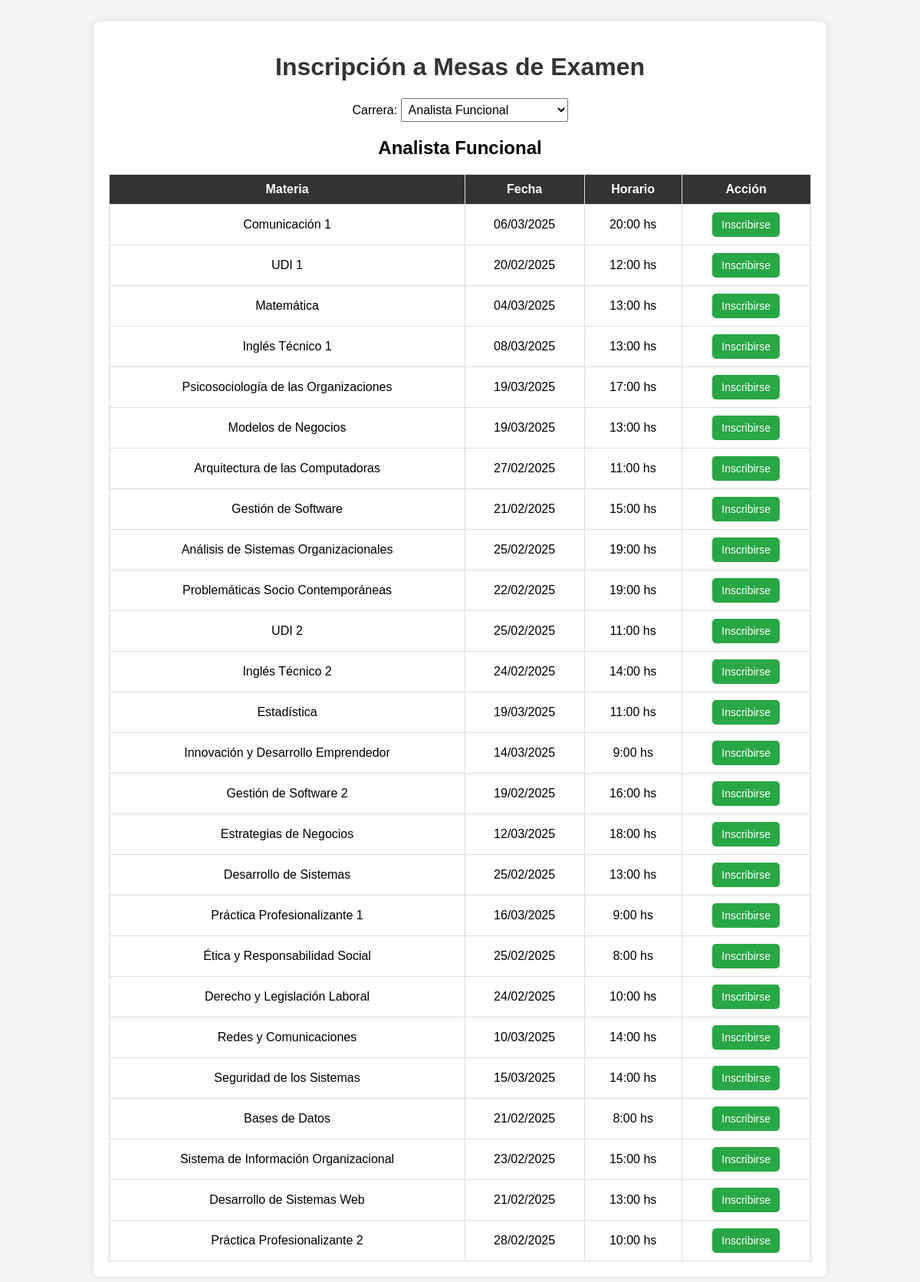
Page /inscripcionamesadeexamenes.php on the committed database.
### tables this page shows
CREATE TABLE Carreras (
    id INT AUTO_INCREMENT PRIMARY KEY,
    nombre VARCHAR(100) NOT NULL
);

CREATE TABLE Materias (
    id INT AUTO_INCREMENT PRIMARY KEY,
    carrera_id INT,
    nombre VARCHAR(100) NOT NULL,
    anio INT NOT NULL,
    FOREIGN KEY (carrera_id) REFERENCES Carreras(id)
);

### inscripcionamesadeexamenes.php (the view, shortened to what this page needs)
<?php
require_once './data_base/db_urquiza.php';
$carrera_id = isset($_GET['carrera_id']) ? $_GET['carrera_id'] : 1;
$sql = "SELECT nombre FROM carreras WHERE id = ?";
$stmt = $conexion->prepare($sql);
$stmt->execute([$carrera_id]);
$carrera = $stmt->fetch();
$sql = "SELECT * FROM materias WHERE carrera_id = ?";
$stmt = $conexion->prepare($sql);
$stmt->execute([$carrera_id]);
$materias = $stmt->fetchAll();
?>
<!DOCTYPE html>
<html lang="es">
<head>
</head>
<body>
    <div class="container">
        <h1>Inscripción a Mesas de Examen</h1>
        <div class="selector-container">
            <form action="" method="GET">
                <label for="carrera">Carrera:</label>
                <select name="carrera_id" id="carrera" onchange="this.form.submit()">
                    <option value="1" <?= $carrera_id == 1 ? 'selected' : '' ?>>Analista Funcional</option>
                </select>
            </form>
        </div>
        <h2><?php echo $carrera['nombre']; ?></h2>
        <table>
            <tr>
                <th>Materia</th>
                <th>Fecha</th>
                <th>Horario</th>
                <th>Acción</th>
            </tr>
            <?php
            if (!empty($materias)) {
                foreach ($materias as $materia) {
                    $fecha_examen = date("d/m/Y", strtotime("+".rand(1, 30)." days"));
                    $horario_examen = rand(8, 20) . ":00";
                    echo "<tr>";
                    echo "<td>{$materia['nombre']}</td>";
                    echo "<td>{$fecha_examen}</td>";
                    echo "<td>{$horario_examen} hs</td>";
                    echo "<td>
                            <form action='inscribir_examen.php' method='POST'>
                                <input type='hidden' name='materia_id' value='{$materia['id']}'>
                                <input type='hidden' name='fecha' value='{$fecha_examen}'>
                                <input type='hidden' name='horario' value='{$horario_examen}'>
                                <button type='submit' class='inscribirse-btn'>Inscribirse</button>
                            </form>
                          </td>";
                    echo "</tr>";
                }
            } else {
                echo "<tr><td colspan='4'>No hay materias disponibles.</td></tr>";
            }
            ?>
        </table>
    </div>
</body>
</html>

### inscripcionamesadeexamenes.php (style rules this page uses)
body { font-family: Arial, sans-serif; background-color: #f4f4f4; padding: 20px; text-align: center; }
.container { background-color: #fff; padding: 20px; border-radius: 8px; box-shadow: 0 0 10px rgba(0, 0, 0, 0.1); display: inline-block; width: 80%; }
h1 { color: #333; }
.selector-container { margin-bottom: 20px; }
.selector-container select { padding: 5px; font-size: 16px; }
table { width: 100%; border-collapse: collapse; margin-top: 20px; }
th, td { padding: 10px; border: 1px solid #ddd; text-align: center; }
th { background-color: #333; color: white; }
.inscribirse-btn { padding: 8px 12px; font-size: 14px; background-color: #28a745; color: white; border: none; border-radius: 5px; cursor: pointer; }

### rows in the picture
carreras: nombre "Analista Funcional"
materias: nombre "Comunicación 1", fecha_examen "06/03/2025"
materias: nombre "UDI 1", fecha_examen "20/02/2025"
materias: nombre "Matemática", fecha_examen "04/03/2025"
materias: nombre "Inglés Técnico 1", fecha_examen "08/03/2025"
materias: nombre "Psicosociología de las Organizaciones", fecha_examen "19/03/2025"
materias: nombre "Modelos de Negocios", fecha_examen "19/03/2025"
materias: nombre "Arquitectura de las Computadoras", fecha_examen "27/02/2025"
materias: nombre "Gestión de Software", fecha_examen "21/02/2025"
materias: nombre "Análisis de Sistemas Organizacionales", fecha_examen "25/02/2025"
materias: nombre "Problemáticas Socio Contemporáneas", fecha_examen "22/02/2025"
materias: nombre "UDI 2", fecha_examen "25/02/2025"
materias: nombre "Inglés Técnico 2", fecha_examen "24/02/2025"
materias: nombre "Estadística", fecha_examen "19/03/2025"
materias: nombre "Innovación y Desarrollo Emprendedor", fecha_examen "14/03/2025"
materias: nombre "Gestión de Software 2", fecha_examen "19/02/2025"
materias: nombre "Estrategias de Negocios", fecha_examen "12/03/2025"
materias: nombre "Desarrollo de Sistemas", fecha_examen "25/02/2025"
materias: nombre "Práctica Profesionalizante 1", fecha_examen "16/03/2025"
materias: nombre "Ética y Responsabilidad Social", fecha_examen "25/02/2025"
materias: nombre "Derecho y Legislación Laboral", fecha_examen "24/02/2025"
materias: nombre "Redes y Comunicaciones", fecha_examen "10/03/2025"
materias: nombre "Seguridad de los Sistemas", fecha_examen "15/03/2025"
materias: nombre "Bases de Datos", fecha_examen "21/02/2025"
materias: nombre "Sistema de Información Organizacional", fecha_examen "23/02/2025"
materias: nombre "Desarrollo de Sistemas Web", fecha_examen "21/02/2025"
materias: nombre "Práctica Profesionalizante 2", fecha_examen "28/02/2025"
